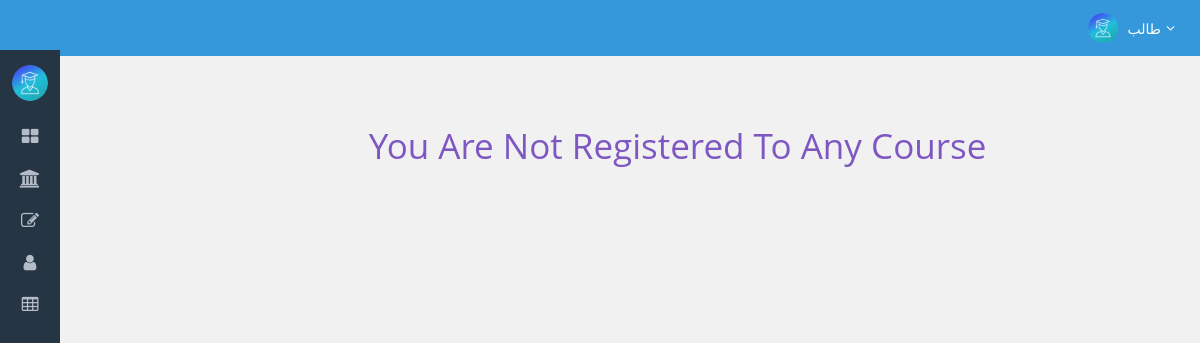
Before: /courses/ (signed in) with the older database file.
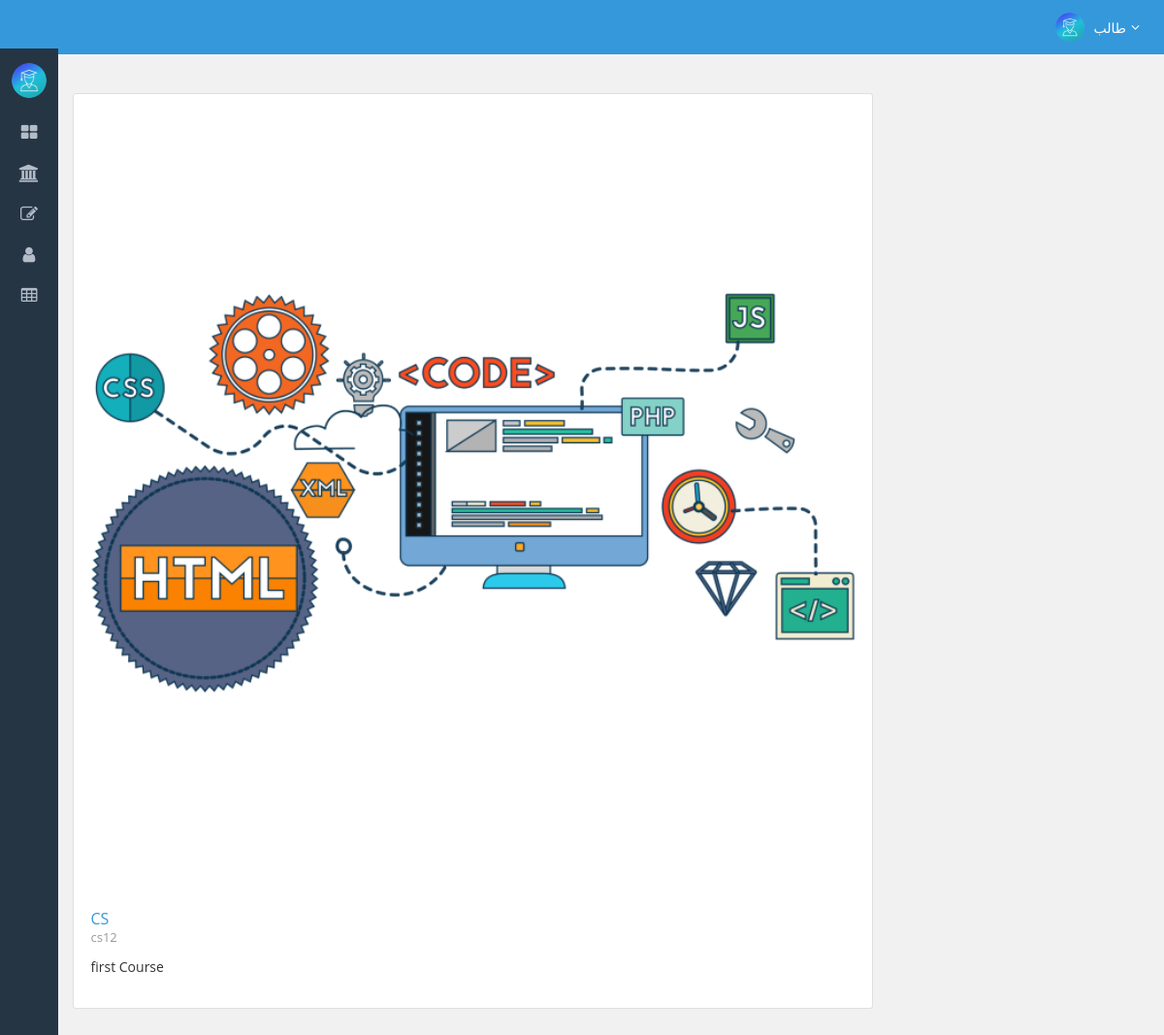
After: the same page with the newer database file.
### courses/models.py (models this page shows, shortened)
class Course(models.Model):
    name = models.CharField(max_length=30)
    professor = models.ManyToManyField(User, related_name="tutoring", limit_choices_to={"is_prof": True})
    students = models.ManyToManyField(User, related_name="courses", blank=True, limit_choices_to={"is_prof": False})
    course_image = models.ImageField(
        upload_to=PathAndRename("images\\course_images"), default="images\\course_images\\default.png"
    )
    course_code = models.CharField(verbose_name="Course Code", max_length=6, unique=True, null=True, blank=True)
    description = RichTextField(null=True, blank=True)
    class Meta:
        indexes = [models.Index(name="code_index", fields=["course_code"])]

### courses/views.py (the view)
# urls.py: path("courses/", courses_list, name="courses-list"),
@login_required
def courses_list(request):
    courses = Course.objects.filter(students__id=request.user.id).all()
    return render(request, "course/courses.html", context={"courses": courses})

### templates/course/courses.html (shortened to what this page needs)
{%extends 'index.html'%}
{%load static%}
{%block content%}
<div class="page-content fade-in-up">
<div class="row">
    {%if courses%}
    {%for course in courses%}
    <div class="col-md-9">
        <div class="card-deck">
            <div class="card">
                <img class="card-img-top" src="{%static course.course_image.url%}" alt="">
                <div class="card-body">
                    <a href="{%url 'course-view' course.course_code%}"><h5 class="card-title">{{course.name}}</h5></a>
                    <div class="text-muted card-subtitle">{{course.course_code}}</div>
                    <div>{{course.description|safe}}</div>
                </div>
            </div>
        </div>
    </div>
    {%endfor%}
    {%else%}
    <h1 style="position: absolute;transform:translate(50%,70%);text-transform: capitalize;color: #7E57C2;">You Are Not Registered to any course</h1>
    {%endif%}
</div>
</div>
{%endblock%}

Changed rows visible on the page:
now on this page (row edited): Course: name "CS", course_code "cs12", description "first Course"
Other visible differences:
text no longer shown: "You Are Not Registered To Any Course"
